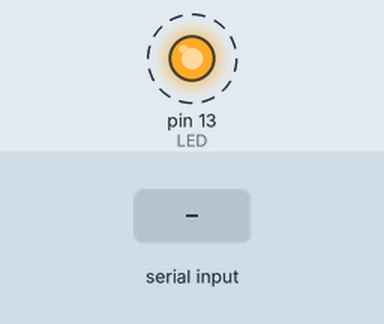
This sketch was run on a simulated Arduino Uno, built with avr-gcc and run on an emulated ATmega328P. On the bench: output pins drawn as LEDs (lit = HIGH). Dashed ring = blinking. Inputs (shaded band) come from the test bench. What the sketch prints to the serial monitor is not drawn.

Above: at 1.2 s.
1.3 s: "T" received over Serial
Timing chart, 0 to 10.3 s (numbered marks = the images above; inputs shaded):
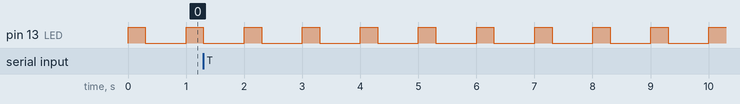

The sketch:

TempProbe2.ino
```cpp
/*
 * Based on Adafruit example for reading the TMP36 sensor.
 * I will use the 3.3 volt method for somewhat better precision
 */

/* NOTE - either all global variables are declared here, or I need to use
   a separate Variables.h header and include it in every file.
   */
#define aref_voltage 3.3 // we tie 3.3V to ARef and measure it with a multimeter!

//TMP36 Pin Variables
int sensorPin = 1; //the analog pin the TMP36's Vout (sense) pin is connected to
                        //the resolution is 10 mV / degree centigrade with a
                        //500 mV offset to allow for negative temperatures
int sensorPin2 = 2;    // the second temperature probe

int LED = 13;           // default built in LED

/*
 * setup() - this function runs once when you turn your Arduino on
 * We initialize the serial connection with the computer
 */
void setup()
{
  Serial.begin(9600);  //Start the serial connection with the computer
                       //to view the result open the serial monitor

  // If you want to set the aref to something other than 5v
  analogReference(EXTERNAL);

  // initialize digital pin as output
  pinMode (LED, OUTPUT);
}


void loop()                     // run over and over again
{
  int inByte;

  digitalWrite (LED, HIGH);     // turn led on
  while (Serial.available() > 0)
    {
    inByte = Serial.read();
    switch (inByte)
      {
      case 'T':
      case 't':
            // handle reading temperature
            readTemperature();
            break;
      default:
            ;
      }
    }
  delay(300);
  digitalWrite (LED, LOW);     // turn led off
  delay(700);                                     //waiting a second
}
```

ReadTemp.ino
```cpp
void readTemperature()
{
 //getting the voltage reading from the temperature sensor
 int reading = analogRead(sensorPin);
 int reading2 = analogRead(sensorPin2);

 // converting that reading to voltage. Use 5 volts standard, for 3.3v arduino use 3.3
 // Note - potentially, the two sensors can interfere with each other in the AtoD.
 // To avoid this, take two readings and discard the first.
 float voltage = (reading * aref_voltage) / 1024.0;
 voltage = (reading * aref_voltage) / 1024.0;
 float voltage2 = (reading2 * aref_voltage) / 1024.0;
 voltage2 = (reading2 * aref_voltage) / 1024.0;

 // convert voltage to temperature degC
 float temperatureC = (voltage - 0.5) * 100 ;  //converting from 10 mv per degree wit 500 mV offset
 float temperatureC2 = (voltage2 - 0.5) * 100 ;  //converting from 10 mv per degree wit 500 mV offset
                                               //to degrees ((voltage - 500mV) times 100)
 // convert to Fahrenheit
 float temperatureF = (temperatureC * 9.0 / 5.0) + 32.0;
 float temperatureF2 = (temperatureC2 * 9.0 / 5.0) + 32.0;
 Serial.print(temperatureF); Serial.print(" "); Serial.print(temperatureF2); Serial.print(" F ");
 Serial.print(temperatureC); Serial.print(" "); Serial.print(temperatureC2); Serial.print(" C ");
 Serial.print(voltage); Serial.print(" "); Serial.print(voltage2); Serial.println(" V");
}
```

Measured:
- by itself, pin 13 (LED): alternates HIGH for 0.30 s and LOW for 0.70 s
